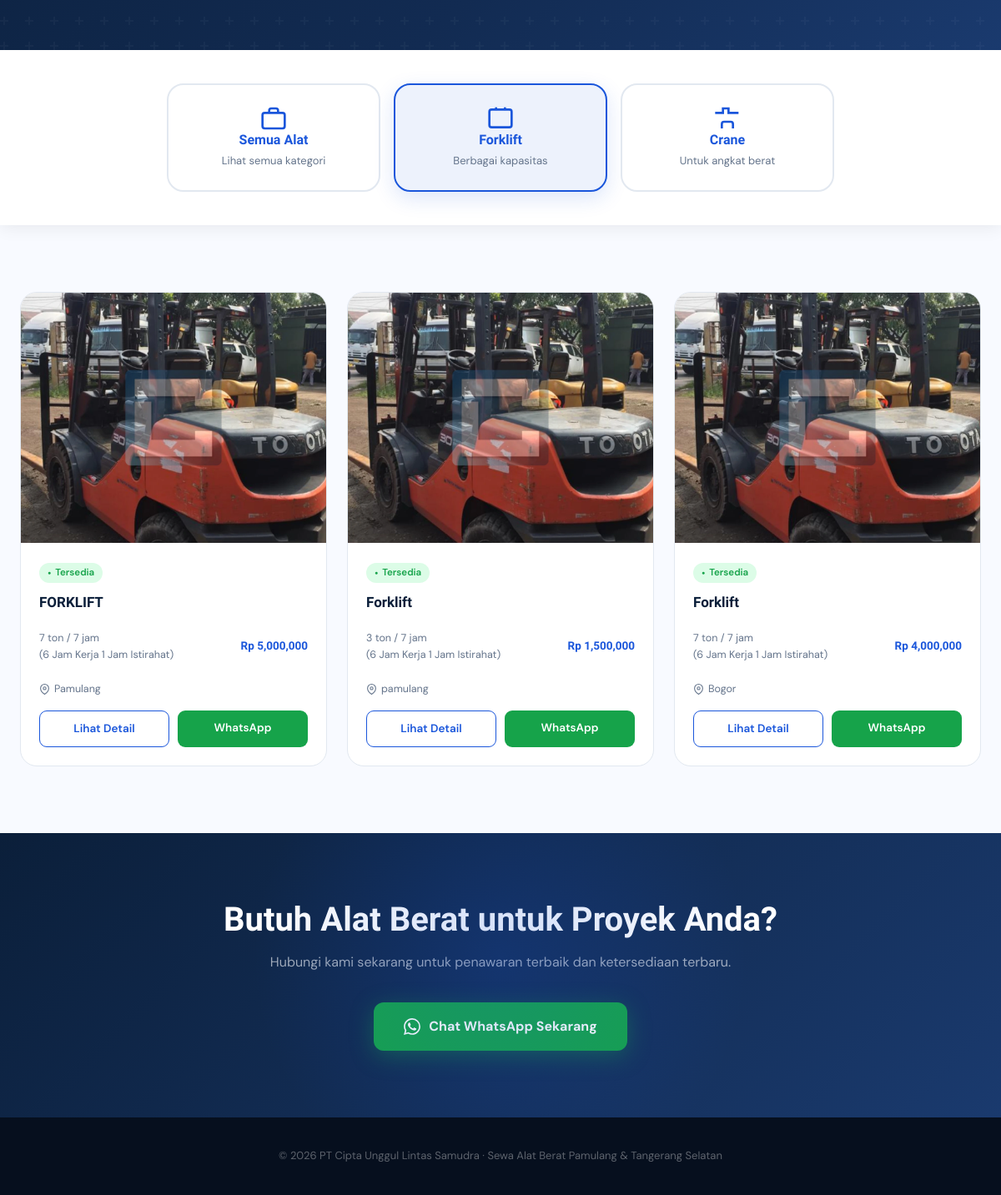
The page /alat.php?jenis=forklift (lower part) on the database as committed earlier.
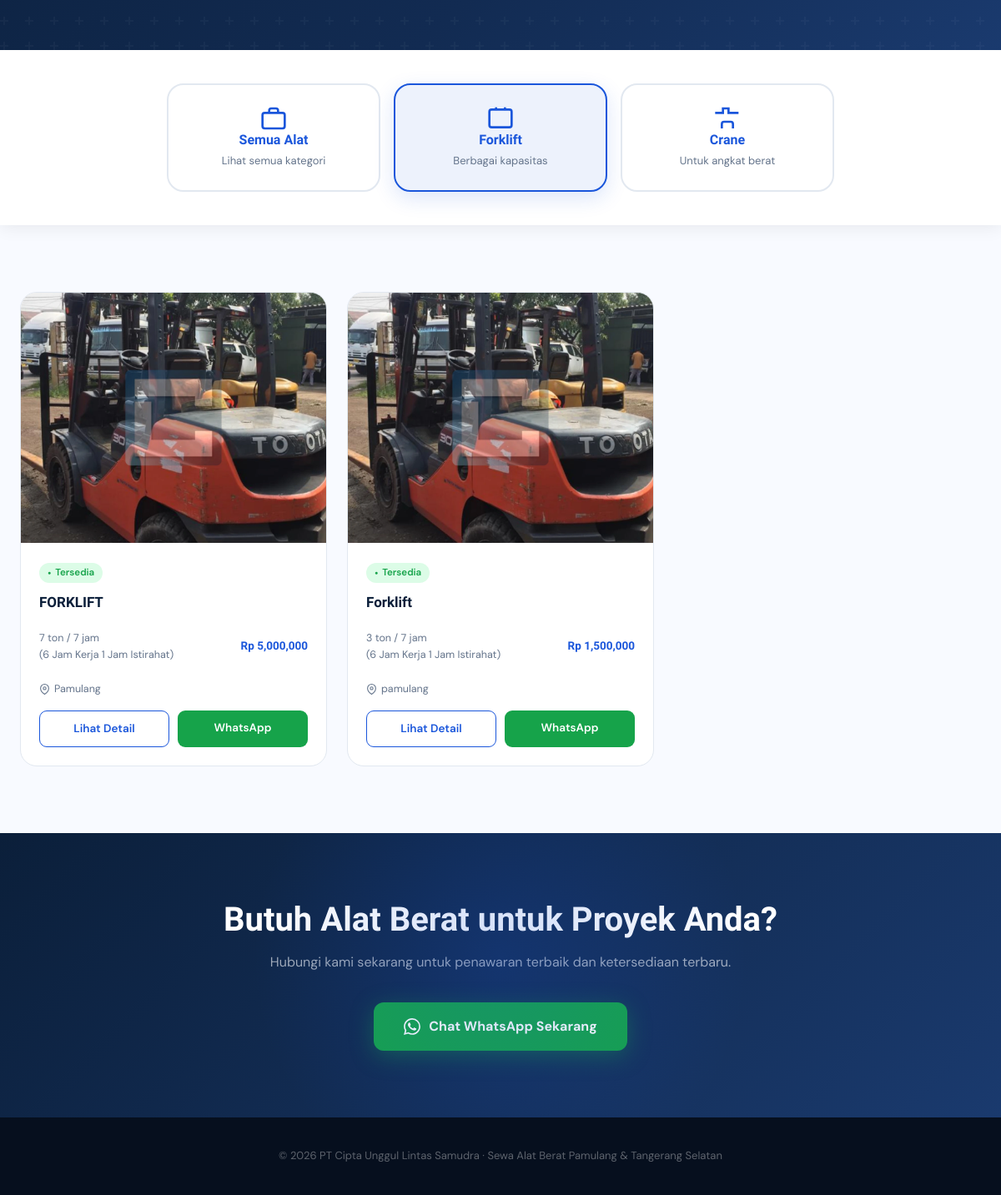
The same page on the database as committed later.
### tables this page shows
CREATE TABLE `alat_berat` (
  `id` int NOT NULL AUTO_INCREMENT,
  `nama` varchar(100) DEFAULT NULL,
  `harga` int DEFAULT NULL,
  `deskripsi` text,
  `gambar` varchar(255) DEFAULT NULL,
  `status` varchar(20) DEFAULT NULL,
  `spesifikasi` text,
  `lokasi` varchar(100) DEFAULT NULL,
  PRIMARY KEY (`id`),
  FULLTEXT KEY `nama` (`nama`,`deskripsi`)
);

CREATE TABLE `harga_alat` (
  `id` int NOT NULL AUTO_INCREMENT,
  `alat_id` int DEFAULT NULL,
  `berat` varchar(50) DEFAULT NULL,
  `harga` int DEFAULT NULL,
  `jam` int DEFAULT '7',
  `keterangan` varchar(255) DEFAULT '6 Jam Kerja 1 Jam Istirahat',
  PRIMARY KEY (`id`),
  KEY `alat_id` (`alat_id`),
  CONSTRAINT `harga_alat_ibfk_1` FOREIGN KEY (`alat_id`) REFERENCES `alat_berat` (`id`) ON DELETE CASCADE
);

### alat.php (the view, shortened to what this page needs)
<?php
include 'config/koneksi.php';
if (isset($_GET['jenis']) && $_GET['jenis'] != "") {
    $jenis = mysqli_real_escape_string($conn, $_GET['jenis']);
    $query = "SELECT * FROM alat_berat
              WHERE nama LIKE '%$jenis%' AND status='tersedia'";
    $active = $jenis;
} else {
    $query = "SELECT * FROM alat_berat WHERE status='tersedia'";
    $active = '';
}
$result = mysqli_query($conn, $query);
?>
<!DOCTYPE html>
<html lang="id">
<head>
</head>
<body>
<section class="hero">
</section>
<section class="filter-section">
  <div class="filter-grid">
    <a href="alat.php" class="filter-chip <?= $active=='' ? 'active' : '' ?>">
      <svg width="32" height="32" viewBox="0 0 24 24" fill="none" stroke="var(--blue)" stroke-width="2"><rect x="2" y="7" width="20" height="14" rx="2"/><path d="M16 7V5a2 2 0 0 0-2-2h-4a2 2 0 0 0-2 2v2"/></svg>
      <h3>Semua Alat</h3>
      <p>Lihat semua kategori</p>
    </a>
    <a href="?jenis=forklift" class="filter-chip <?= $active=='forklift' ? 'active' : '' ?>">
      <svg width="32" height="32" viewBox="0 0 24 24" fill="none" stroke="var(--blue)" stroke-width="2"><rect x="2" y="4" width="20" height="16" rx="2"/><path d="M8 2v2"/><path d="M16 2v2"/></svg>
      <h3>Forklift</h3>
      <p>Berbagai kapasitas</p>
    </a>
    <a href="?jenis=crane" class="filter-chip <?= $active=='crane' ? 'active' : '' ?>">
      <svg width="32" height="32" viewBox="0 0 24 24" fill="none" stroke="var(--blue)" stroke-width="2"><polyline points="22,7 13,7 13,3 8,3 8,7 1,7"/><path d="M7 21 V17 A2 2 0 0 1 9 15 H15 A2 2 0 0 1 17 17 V21"/></svg>
      <h3>Crane</h3>
      <p>Untuk angkat berat</p>
    </a>
  </div>
</section>
<section class="section">
  <?php if(mysqli_num_rows($result) > 0): ?>
    <div class="alat-grid">
      <?php while($row = mysqli_fetch_assoc($result)) : ?>
      <?php
        $alat_id = $row['id'];
        $variasi = mysqli_query($conn, "SELECT * FROM harga_alat WHERE alat_id = $alat_id");
      ?>
      <div class="alat-card">
        <?php if(!empty($row['gambar'])): ?>
          <img src="uploads/<?= ($row['gambar']); ?>" class="alat-img" alt="<?= htmlspecialchars($row['nama']); ?>">
        <?php else: ?>
          <div class="alat-img-placeholder">
            <svg width="48" height="48" viewBox="0 0 24 24" fill="none" stroke="#94A3B8" stroke-width="1.5"><rect x="2" y="7" width="20" height="14" rx="2"/><path d="M16 7V5a2 2 0 0 0-2-2h-4a2 2 0 0 0-2 2v2"/></svg>
          </div>
        <?php endif; ?>
        <div class="alat-body">
          <div class="alat-status">Tersedia</div>
          <div class="alat-name"><?= htmlspecialchars($row['nama']); ?></div>
          <div class="alat-prices">
            <?php while($v = mysqli_fetch_assoc($variasi)) : ?>
            <div class="alat-price-row">
              <span class="alat-price-label"><?= htmlspecialchars($v['berat']); ?> / <?= $v['jam']; ?> jam
                <?php if(!empty($v['keterangan'])): ?> <br> (<?= htmlspecialchars($v['keterangan']); ?>) <?php endif; ?>
              </span>
              <span class="alat-price-value">Rp <?= number_format($v['harga']); ?></span>
            </div>
            <?php endwhile; ?>
          </div>
          <div class="alat-location">
            <svg width="13" height="13" viewBox="0 0 24 24" fill="none" stroke="currentColor" stroke-width="2" stroke-linecap="round"><path d="M21 10c0 7-9 13-9 13s-9-6-9-13a9 9 0 0 1 18 0z"/><circle cx="12" cy="10" r="3"/></svg>
            <?= htmlspecialchars($row['lokasi']); ?>
          </div>
          <div class="alat-actions">
            <a href="detail.php?id=<?= $row['id']; ?>" class="btn-detail">Lihat Detail</a>
            <a href="https://wa.me/628111804218?text=Saya%20ingin%20sewa%20<?= urlencode($row['nama']) ?>" class="btn-card-wa">
              WhatsApp
            </a>
          </div>
        </div>
      </div>
      <?php endwhile; ?>
    </div>
  <?php endif; ?>
</section>
<section class="cta-section">
  <h3>Butuh Alat Berat untuk Proyek Anda?</h3>
  <p>Hubungi kami sekarang untuk penawaran terbaik dan ketersediaan terbaru.</p>
  <a href="https://wa.me/628111804218?text=Saya%20dapat%20informasi%20dari%20website.%20Saya%20ingin%20sewa%20alat%20berat%20untuk%20proyek%20saya" class="btn-cta-wa">
    Chat WhatsApp Sekarang
  </a>
</section>
<footer class="footer">
  <p>© 2026 PT Cipta Unggul Lintas Samudra · Sewa Alat Berat Pamulang & Tangerang Selatan</p>
</footer>
</body>
</html>

Rows that differ between the two databases and show on the page:
no longer on this page (row edited): alat_berat: gambar (picture), nama "Forklift", lokasi "Bogor"
no longer on this page (row unchanged): harga_alat: berat "7 ton", jam "7", keterangan "6 Jam Kerja 1 Jam Istirahat", harga "4,000,000", shown under "Forklift"
